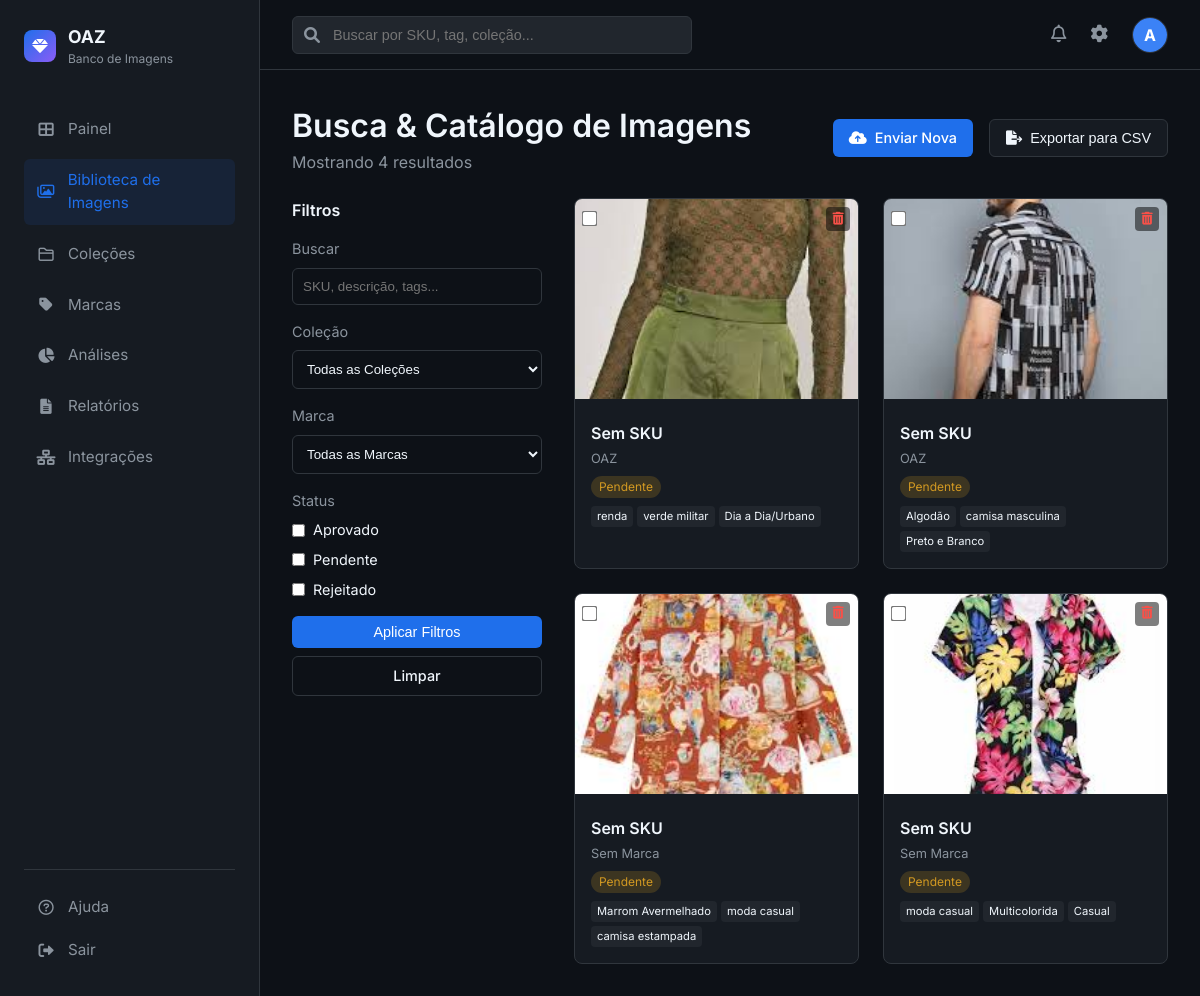
The page /catalog (signed in) on the database as committed earlier.
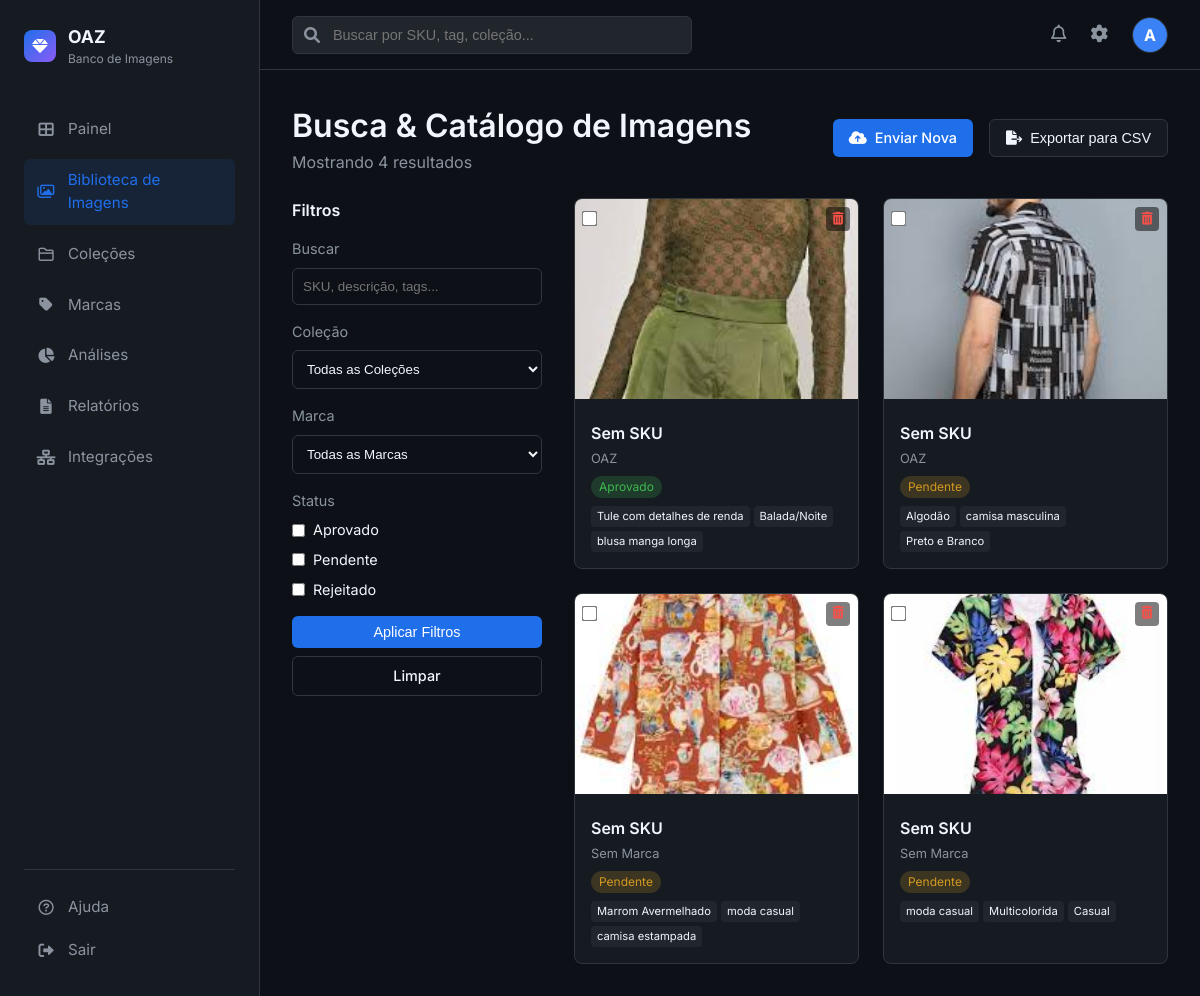
The same page on the database as committed later.
### app.py (models this page shows, shortened)
class User(UserMixin, db.Model):
    id = db.Column(db.Integer, primary_key=True)
    username = db.Column(db.String(80), unique=True, nullable=False)
    email = db.Column(db.String(120), unique=True, nullable=False)
    password_hash = db.Column(db.String(128))

class Image(db.Model):
    id = db.Column(db.Integer, primary_key=True)
    filename = db.Column(db.String(255), nullable=False)
    original_name = db.Column(db.String(255), nullable=False)
    description = db.Column(db.Text)
    sku = db.Column(db.String(50))
    brand_id = db.Column(db.Integer, db.ForeignKey('brand.id'))
    status = db.Column(db.String(20), default='Pendente')
    upload_date = db.Column(db.DateTime, default=datetime.utcnow)
    shooting_date = db.Column(db.Date)
    photographer = db.Column(db.String(100))
    unique_code = db.Column(db.String(50), unique=True)
    collection_id = db.Column(db.Integer, db.ForeignKey('collection.id'))
    uploader_id = db.Column(db.Integer, db.ForeignKey('user.id'))
    tags = db.Column(db.Text)
    ai_item_type = db.Column(db.String(100))
    ai_color = db.Column(db.String(50))
    ai_material = db.Column(db.String(100))
    ai_pattern = db.Column(db.String(50))
    ai_style = db.Column(db.String(50))
    items = db.relationship('ImageItem', backref='image', lazy=True, cascade='all, delete-orphan')

class Brand(db.Model):
    id = db.Column(db.Integer, primary_key=True)
    name = db.Column(db.String(100), nullable=False, unique=True)
    description = db.Column(db.Text)
    created_at = db.Column(db.DateTime, default=datetime.utcnow)
    images = db.relationship('Image', backref='brand_ref', lazy=True)

### app.py (the view, shortened to what this page needs)
@app.route('/catalog')
@login_required
def catalog():
    status_filter = request.args.getlist('status')
    collection_filter = request.args.get('collection_id')
    brand_filter = request.args.get('brand_id')
    search_query = request.args.get('q', '').strip()
    query = Image.query
    if status_filter:
        query = query.filter(Image.status.in_(status_filter))
    if collection_filter and collection_filter != 'all':
        query = query.filter_by(collection_id=collection_filter)
    if brand_filter and brand_filter != 'all':
        query = query.filter_by(brand_id=brand_filter)
    images = query.order_by(Image.upload_date.desc()).all()
    collections = Collection.query.all()
    brands = Brand.query.order_by(Brand.name).all()
    for img in images:
        if img.tags:
            try:
                img.tag_list = json.loads(img.tags)
            except:
                img.tag_list = []
        else:
            img.tag_list = []
    return render_template('images/catalog.html', images=images, collections=collections, brands=brands, search_query=search_query)

### templates/images/catalog.html (shortened to what this page needs)
{% extends "base.html" %}
{% block content %}
<div style="display: flex; justify-content: space-between; align-items: center; margin-bottom: 1.5rem;">
    <div>
        <h1>Busca & Catálogo de Imagens</h1>
        <p style="color: var(--text-secondary);">Mostrando {{ images|length }} resultados</p>
    </div>
    <div style="display: flex; gap: 1rem;">
        <a href="{{ url_for('upload') }}" class="btn btn-primary">
            <i class="fas fa-cloud-upload-alt"></i> Enviar Nova
        </a>
        <button class="btn"
            style="background: var(--bg-secondary); border: 1px solid var(--border-color); color: var(--text-primary);">
            <i class="fas fa-file-export"></i> Exportar para CSV
        </button>
    </div>
</div>
<div style="display: flex; gap: 2rem;">
    <div style="width: 250px; flex-shrink: 0;">
        <form action="{{ url_for('catalog') }}" method="GET" style="margin-bottom: 1.5rem;">
            <h3 style="font-size: 1rem; margin-bottom: 1rem;">Filtros</h3>
            <div style="margin-bottom: 1rem;">
                <label style="display: block; font-size: 0.9rem; margin-bottom: 0.5rem; color: var(--text-secondary);">Buscar</label>
                <input type="text" name="q" class="form-control" placeholder="SKU, descrição, tags..." value="{{ search_query or '' }}">
            </div>
            <div style="margin-bottom: 1rem;">
                <label style="display: block; font-size: 0.9rem; margin-bottom: 0.5rem; color: var(--text-secondary);">Coleção</label>
                <select name="collection_id" class="form-control">
                    <option value="all">Todas as Coleções</option>
                </select>
            </div>
            <div style="margin-bottom: 1rem;">
                <label style="display: block; font-size: 0.9rem; margin-bottom: 0.5rem; color: var(--text-secondary);">Marca</label>
                <select name="brand_id" class="form-control">
                    <option value="all">Todas as Marcas</option>
                </select>
            </div>
            <div style="margin-bottom: 1rem;">
                <label style="display: block; font-size: 0.9rem; margin-bottom: 0.5rem; color: var(--text-secondary);">Status</label>
                <div style="display: flex; flex-direction: column; gap: 0.5rem;">
                    <label style="display: flex; align-items: center; gap: 8px; font-size: 0.9rem;">
                        <input type="checkbox" name="status" value="Aprovado" {% if 'Aprovado' in request.args.getlist('status') %}checked{% endif %}> Aprovado
                    </label>
                    <label style="display: flex; align-items: center; gap: 8px; font-size: 0.9rem;">
                        <input type="checkbox" name="status" value="Pendente" {% if 'Pendente' in request.args.getlist('status') %}checked{% endif %}> Pendente
                    </label>
                    <label style="display: flex; align-items: center; gap: 8px; font-size: 0.9rem;">
                        <input type="checkbox" name="status" value="Rejeitado" {% if 'Rejeitado' in request.args.getlist('status') %}checked{% endif %}> Rejeitado
                    </label>
                </div>
            </div>
            <button type="submit" class="btn btn-primary" style="width: 100%; justify-content: center;">Aplicar Filtros</button>
            <a href="{{ url_for('catalog') }}" class="btn" style="width: 100%; justify-content: center; margin-top: 0.5rem; border: 1px solid var(--border-color); color: var(--text-primary);">Limpar</a>
        </form>
    </div>
    <div style="flex: 1;">
        <div class="image-grid">
            {% for image in images %}
            <div class="image-card">
                <div style="position: relative;">
                    <a href="{{ url_for('image_detail', id=image.id) }}">
                        <img src="{{ url_for('static', filename='uploads/' + image.filename) }}" class="image-preview"
                            alt="{{ image.original_name }}">
                    </a>
                    <div style="position: absolute; top: 8px; left: 8px;">
                        <input type="checkbox" style="transform: scale(1.2);">
                    </div>
                    <div style="position: absolute; top: 8px; right: 8px;">
                        <form action="{{ url_for('delete_image', id=image.id) }}" method="POST"
                            onsubmit="return confirm('Deletar esta imagem?');">
                            <button type="submit"
                                style="background: rgba(0,0,0,0.5); border: none; color: #f85149; width: 24px; height: 24px; border-radius: 4px; cursor: pointer; display: flex; align-items: center; justify-content: center;">
                                <i class="fas fa-trash-alt" style="font-size: 0.8rem;"></i>
                            </button>
                        </form>
                    </div>
                </div>
                <div class="image-info">
                    <div class="image-title">{{ image.sku or 'Sem SKU' }}</div>
                    <div class="image-meta">{{ image.brand_ref.name if image.brand_ref else 'Sem Marca' }}</div>
                    <div class="status-badge status-{{ image.status.lower() }}">
                        {{ image.status }}
                    </div>
                    <div style="margin-top: 0.5rem; display: flex; gap: 4px; flex-wrap: wrap;">
                        {% for tag in image.tag_list[:3] %}
                        <span
                            style="font-size: 0.7rem; background: var(--bg-tertiary); padding: 2px 6px; border-radius: 4px;">{{
                            tag }}</span>
                        {% endfor %}
                    </div>
                </div>
            </div>
            {% else %}
            <div style="grid-column: 1 / -1; text-align: center; padding: 4rem; color: var(--text-secondary);">
                <i class="far fa-images" style="font-size: 3rem; margin-bottom: 1rem;"></i>
                <p>Nenhuma imagem encontrada. Envie algumas imagens para começar.</p>
            </div>
            {% endfor %}
        </div>
    </div>
</div>
{% endblock %}

### templates/base.html (shortened to what this page needs)
<!DOCTYPE html>
<html lang="pt-BR">
<head>
    <link rel="stylesheet" href="{{ url_for('static', filename='css/style.css') }}">
    <link href="https://cdnjs.cloudflare.com/ajax/libs/font-awesome/6.0.0/css/all.min.css" rel="stylesheet">
</head>
<body>
    <div class="app-container">
        <aside class="sidebar">
            <div class="logo-area">
                <div class="logo-icon">
                    <i class="fas fa-gem"></i>
                </div>
                <div>
                    <div style="font-weight: 700; font-size: 1.1rem;">OAZ</div>
                    <div style="font-size: 0.75rem; color: var(--text-secondary);">Banco de Imagens</div>
                </div>
            </div>
            <nav class="nav-menu">
                <a href="{{ url_for('dashboard') }}"
                    class="nav-item {% if request.endpoint == 'dashboard' %}active{% endif %}">
                    <i class="fas fa-th-large"></i>
                    <span>Painel</span>
                </a>
                <a href="{{ url_for('catalog') }}"
                    class="nav-item {% if request.endpoint == 'catalog' %}active{% endif %}">
                    <i class="far fa-images"></i>
                    <span>Biblioteca de Imagens</span>
                </a>
                <a href="{{ url_for('collections') }}"
                    class="nav-item {% if request.endpoint == 'collections' %}active{% endif %}">
                    <i class="far fa-folder"></i>
                    <span>Coleções</span>
                </a>
                <a href="{{ url_for('brands') }}"
                    class="nav-item {% if request.endpoint == 'brands' %}active{% endif %}">
                    <i class="fas fa-tag"></i>
                    <span>Marcas</span>
                </a>
                <a href="{{ url_for('analytics') }}"
                    class="nav-item {% if request.endpoint == 'analytics' %}active{% endif %}">
                    <i class="fas fa-chart-pie"></i>
                    <span>Análises</span>
                </a>
                <a href="{{ url_for('reports') }}"
                    class="nav-item {% if request.endpoint == 'reports' %}active{% endif %}">
                    <i class="fas fa-file-alt"></i>
                    <span>Relatórios</span>
                </a>
                <a href="{{ url_for('integrations') }}"
                    class="nav-item {% if request.endpoint == 'integrations' %}active{% endif %}">
                    <i class="fas fa-network-wired"></i>
                    <span>Integrações</span>
                </a>
            </nav>
            <div class="bottom-menu">
                <a href="#" class="nav-item">
                    <i class="far fa-question-circle"></i>
                    <span>Ajuda</span>
                </a>
                <a href="{{ url_for('logout') }}" class="nav-item">
                    <i class="fas fa-sign-out-alt"></i>
                    <span>Sair</span>
                </a>
            </div>
        </aside>
        <main class="main-content">
            <header class="top-header">
                <div class="search-bar">
                    <i class="fas fa-search"></i>
                    <input type="text" placeholder="Buscar por SKU, tag, coleção...">
                </div>
                <div class="header-actions">
                    <button class="icon-btn"><i class="far fa-bell"></i></button>
                    <a href="{{ url_for('settings') }}" class="icon-btn"><i class="fas fa-cog"></i></a>
                    <div class="user-profile">
                        <div
                            style="width:100%; height:100%; background:#3b82f6; display:flex; align-items:center; justify-content:center; color:white; font-weight:bold;">
                            {{ current_user.username[0].upper() }}
                        </div>
                    </div>
                </div>
            </header>
            <div class="content-scroll">
                {% block content %}{% endblock %}
            </div>
        </main>
    </div>
</body>
</html>

Rows that differ between the two databases and show on the page:
changed Image: status "Pendente" → "Aprovado"
Other text that changed with them:
new list line: "Tule com detalhes de renda"
new list line: "Balada/Noite"
new list line: "blusa manga longa"
list line gone: "renda"
list line gone: "verde militar"
list line gone: "Dia a Dia/Urbano"
